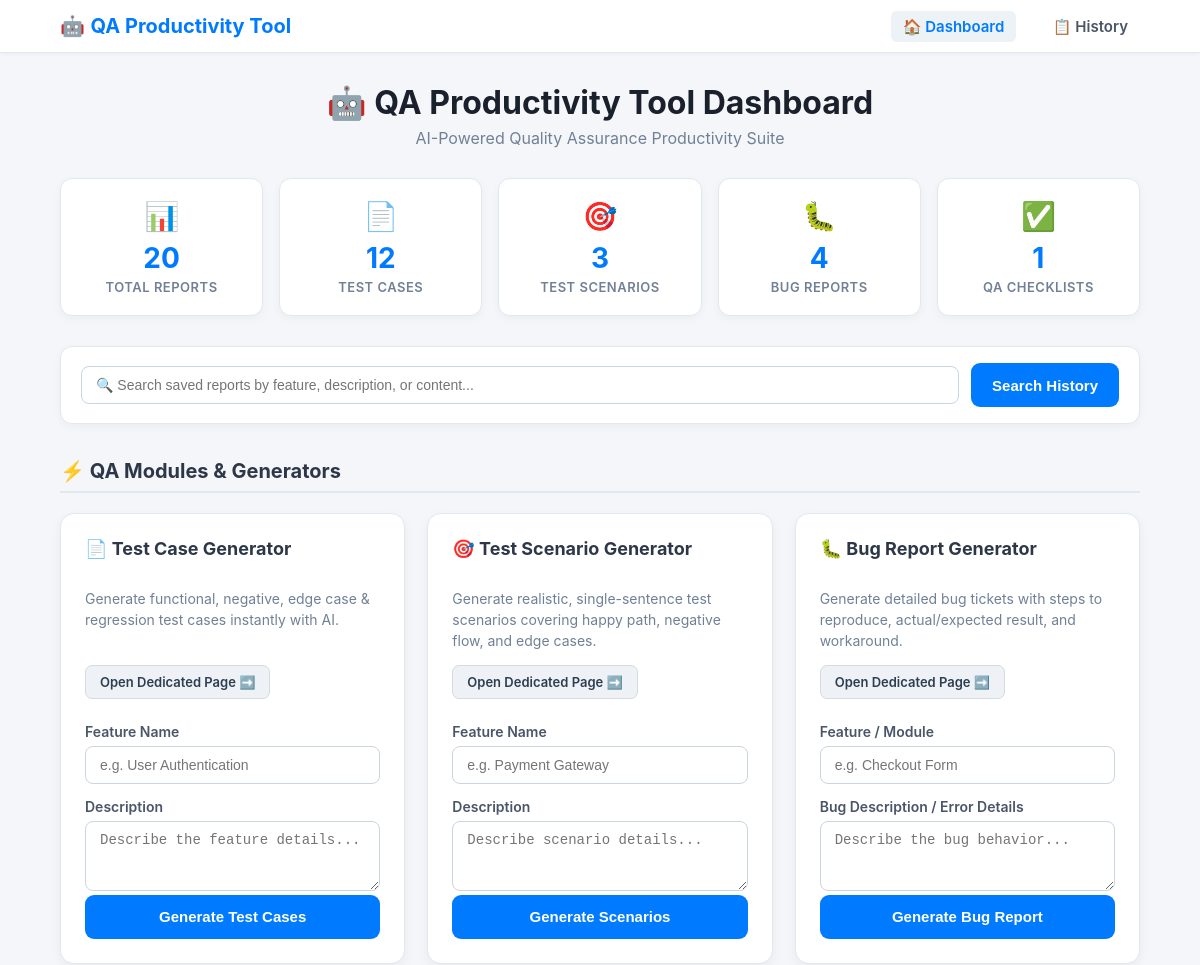
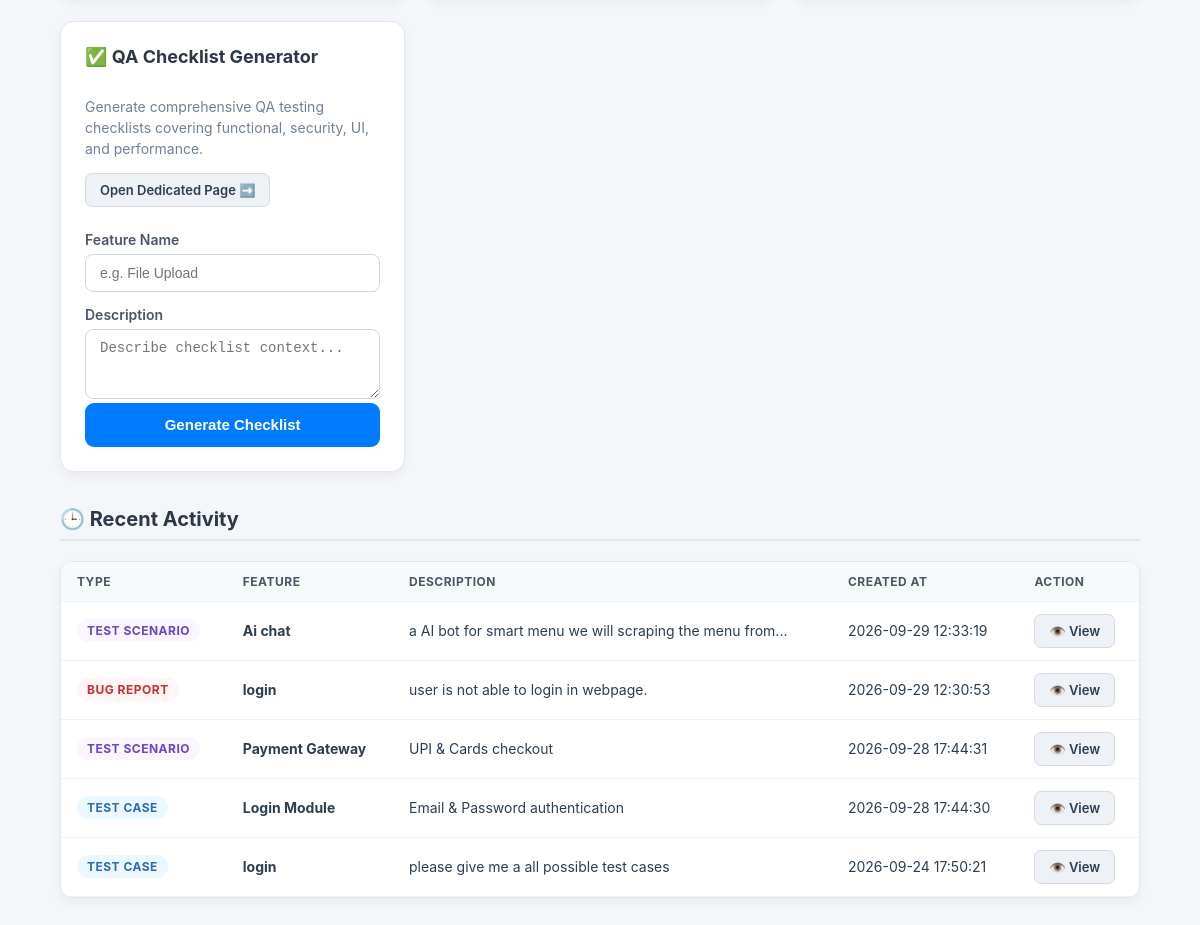
The page / on the database its author committed (2 pictures, top to bottom).
### tables this page shows
CREATE TABLE reports (
                id INTEGER PRIMARY KEY AUTOINCREMENT,
                type TEXT NOT NULL,
                feature TEXT NOT NULL,
                description TEXT NOT NULL,
                content TEXT,
                created_at TIMESTAMP DEFAULT CURRENT_TIMESTAMP
            );

### app.py (the view)
@app.route("/")
def home():
    conn = get_db()
    cursor = conn.cursor()
    cursor.execute("SELECT COUNT(*) FROM reports")
    total_reports = cursor.fetchone()[0]
    cursor.execute("SELECT COUNT(*) FROM reports WHERE type='Test Case'")
    test_cases_count = cursor.fetchone()[0]
    cursor.execute("SELECT COUNT(*) FROM reports WHERE type='Test Scenario'")
    scenarios_count = cursor.fetchone()[0]
    cursor.execute("SELECT COUNT(*) FROM reports WHERE type='Bug Report'")
    bugs_count = cursor.fetchone()[0]
    cursor.execute("SELECT COUNT(*) FROM reports WHERE type='QA Checklist'")
    checklists_count = cursor.fetchone()[0]
    cursor.execute("SELECT * FROM reports ORDER BY id DESC LIMIT 5")
    recent_reports = cursor.fetchall()
    conn.close()
    return render_template(
        "index.html",
        total_reports=total_reports,
        test_cases_count=test_cases_count,
        scenarios_count=scenarios_count,
        bugs_count=bugs_count,
        checklists_count=checklists_count,
        recent_reports=recent_reports,
        has_api_key=bool(os.getenv("GEMINI_API_KEY"))
    )

### app.py (called while the page is built, shortened)
def get_db():
    db_path = DATABASE
    conn = sqlite3.connect(db_path)
    conn.row_factory = sqlite3.Row
    return conn

### templates/index.html (shortened to what this page needs)
<!DOCTYPE html>
<html lang="en">
<head>
    <link rel="stylesheet" href="{{ url_for('static', filename='style.css') }}">
</head>
<body>
<header class="navbar">
    <div class="nav-container">
        <div class="logo">🤖 <strong>QA Productivity Tool</strong></div>
        <nav class="nav-links">
            <a href="/" class="active">🏠 Dashboard</a>
            <a href="/history">📋 History</a>
        </nav>
    </div>
</header>
<div class="container">
    <div class="header-section">
        <h1>🤖 QA Productivity Tool Dashboard</h1>
        <p class="subtitle">AI-Powered Quality Assurance Productivity Suite</p>
    </div>
    <div class="stats-grid">
        <div class="stat-card">
            <div class="stat-icon">📊</div>
            <div class="stat-number">{{ total_reports }}</div>
            <div class="stat-label">Total Reports</div>
        </div>
        <div class="stat-card">
            <div class="stat-icon">📄</div>
            <div class="stat-number">{{ test_cases_count }}</div>
            <div class="stat-label">Test Cases</div>
        </div>
        <div class="stat-card">
            <div class="stat-icon">🎯</div>
            <div class="stat-number">{{ scenarios_count }}</div>
            <div class="stat-label">Test Scenarios</div>
        </div>
        <div class="stat-card">
            <div class="stat-icon">🐛</div>
            <div class="stat-number">{{ bugs_count }}</div>
            <div class="stat-label">Bug Reports</div>
        </div>
        <div class="stat-card">
            <div class="stat-icon">✅</div>
            <div class="stat-number">{{ checklists_count }}</div>
            <div class="stat-label">QA Checklists</div>
        </div>
    </div>
    <div class="search-box-card">
        <form action="/search" method="GET" class="search-form">
            <input type="text" name="q" placeholder="🔍 Search saved reports by feature, description, or content..." required>
            <button type="submit" class="btn btn-primary">Search History</button>
        </form>
    </div>
    <h2 class="section-title">⚡ QA Modules & Generators</h2>
    <div class="card-container">
        <div class="card">
            <h2>📄 Test Case Generator</h2>
            <p>Generate functional, negative, edge case & regression test cases instantly with AI.</p>
            <div style="margin-bottom: 10px;">
                <a href="/testcase" class="btn btn-secondary btn-sm">Open Dedicated Page ➡️</a>
            </div>
            <form action="/generate" method="POST">
                <label>Feature Name</label>
                <input type="text" name="feature" placeholder="e.g. User Authentication" required>
                <label>Description</label>
                <textarea name="description" rows="3" placeholder="Describe the feature details..." required></textarea>
                <button type="submit" class="btn btn-primary btn-block">Generate Test Cases</button>
            </form>
        </div>
        <div class="card">
            <h2>🎯 Test Scenario Generator</h2>
            <p>Generate realistic, single-sentence test scenarios covering happy path, negative flow, and edge cases.</p>
            <div style="margin-bottom: 10px;">
                <a href="/scenario" class="btn btn-secondary btn-sm">Open Dedicated Page ➡️</a>
            </div>
            <form action="/generate_scenario" method="POST">
                <label>Feature Name</label>
                <input type="text" name="feature" placeholder="e.g. Payment Gateway" required>
                <label>Description</label>
                <textarea name="description" rows="3" placeholder="Describe scenario details..." required></textarea>
                <button type="submit" class="btn btn-primary btn-block">Generate Scenarios</button>
            </form>
        </div>
        <div class="card">
            <h2>🐛 Bug Report Generator</h2>
            <p>Generate detailed bug tickets with steps to reproduce, actual/expected result, and workaround.</p>
            <div style="margin-bottom: 10px;">
                <a href="/bug" class="btn btn-secondary btn-sm">Open Dedicated Page ➡️</a>
            </div>
            <form action="/generate_bug" method="POST">
                <label>Feature / Module</label>
                <input type="text" name="feature" placeholder="e.g. Checkout Form" required>
                <label>Bug Description / Error Details</label>
                <textarea name="description" rows="3" placeholder="Describe the bug behavior..." required></textarea>
                <button type="submit" class="btn btn-primary btn-block">Generate Bug Report</button>
            </form>
        </div>
        <div class="card">
            <h2>✅ QA Checklist Generator</h2>
            <p>Generate comprehensive QA testing checklists covering functional, security, UI, and performance.</p>
            <div style="margin-bottom: 10px;">
                <a href="/checklist" class="btn btn-secondary btn-sm">Open Dedicated Page ➡️</a>
            </div>
            <form action="/generate_checklist" method="POST">
                <label>Feature Name</label>
                <input type="text" name="feature" placeholder="e.g. File Upload" required>
                <label>Description</label>
                <textarea name="description" rows="3" placeholder="Describe checklist context..." required></textarea>
                <button type="submit" class="btn btn-primary btn-block">Generate Checklist</button>
            </form>
        </div>
    </div>
    {% if recent_reports %}
    <h2 class="section-title">🕒 Recent Activity</h2>
    <div class="table-container">
        <table class="data-table">
            <thead>
                <tr>
                    <th>Type</th>
                    <th>Feature</th>
                    <th>Description</th>
                    <th>Created At</th>
                    <th>Action</th>
                </tr>
            </thead>
            <tbody>
                {% for r in recent_reports %}
                <tr>
                    <td><span class="badge badge-{{ r.type|lower|replace(' ', '-') }}">{{ r.type }}</span></td>
                    <td><strong>{{ r.feature }}</strong></td>
                    <td>{{ r.description|truncate(60) }}</td>
                    <td>{{ r.created_at }}</td>
                    <td>
                        <a href="/view/{{ r.id }}" class="btn btn-secondary btn-sm">👁️ View</a>
                    </td>
                </tr>
                {% endfor %}
            </tbody>
        </table>
    </div>
    {% endif %}
</div>
</body>
</html>

### static/style.css (style rules this page uses)
body { margin: 0; padding: 0; background: #f4f6f9; font-family: -apple-system, BlinkMacSystemFont, "Segoe UI", Roboto, Helvetica, Arial, sans-serif; color: #2c3e50; }
.navbar { background: #ffffff; border-bottom: 1px solid #e2e8f0; padding: 14px 0; box-shadow: 0 2px 4px rgba(0,0,0,0.03); }
.nav-container { width: 90%; max-width: 1150px; margin: 0 auto; display: flex; justify-content: space-between; align-items: center; }
.logo { font-size: 20px; color: #007bff; }
.nav-links a { margin-left: 20px; text-decoration: none; color: #4a5568; font-weight: 600; font-size: 15px; padding: 6px 12px; border-radius: 6px; transition: all 0.2s ease; }
.nav-links a:hover, .nav-links a.active { background: #edf2f7; color: #007bff; }
.container { width: 90%; max-width: 1150px; margin: 30px auto 60px auto; }
.header-section { text-align: center; margin-bottom: 30px; }
h1 { color: #1a202c; margin-bottom: 6px; }
.subtitle { color: #718096; margin-top: 0; font-size: 16px; }
.stats-grid { display: grid; grid-template-columns: repeat(auto-fit, minmax(180px, 1fr)); gap: 16px; margin-bottom: 30px; }
.stat-card { background: #ffffff; border-radius: 12px; padding: 20px; text-align: center; box-shadow: 0 3px 10px rgba(0,0,0,0.04); border: 1px solid #e2e8f0; }
.stat-icon { font-size: 28px; margin-bottom: 8px; }
.stat-number { font-size: 28px; font-weight: 700; color: #007bff; }
.stat-label { font-size: 13px; color: #718096; margin-top: 4px; text-transform: uppercase; letter-spacing: 0.5px; font-weight: 600; }
.search-box-card { background: #ffffff; border-radius: 12px; padding: 16px 20px; box-shadow: 0 3px 10px rgba(0,0,0,0.04); border: 1px solid #e2e8f0; margin-bottom: 35px; }
.search-form { display: flex; gap: 12px; align-items: center; }
.search-form input { flex: 1; margin-top: 0; }
.search-form .btn { margin-top: 0; white-space: nowrap; }
.section-title { color: #2d3748; margin-top: 35px; margin-bottom: 20px; font-size: 20px; border-bottom: 2px solid #e2e8f0; padding-bottom: 8px; }
.card-container { display: grid; grid-template-columns: repeat(auto-fit, minmax(260px, 1fr)); gap: 22px; }
.card { background: #ffffff; border-radius: 14px; padding: 24px; box-shadow: 0 4px 12px rgba(0,0,0,0.05); border: 1px solid #e2e8f0; display: flex; flex-direction: column; }
.card h2 { color: #2d3748; margin-top: 0; font-size: 18px; }
.card p { color: #718096; font-size: 14px; line-height: 1.5; flex-grow: 1; }
label { display: block; margin-top: 14px; margin-bottom: 6px; font-weight: 600; font-size: 14px; color: #4a5568; }
input, textarea, select { width: 100%; padding: 10px 14px; box-sizing: border-box; border: 1px solid #cbd5e0; border-radius: 8px; font-size: 14px; transition: border-color 0.2s ease; background: #ffffff; }
textarea { resize: vertical; }
.btn { display: inline-flex; align-items: center; justify-content: center; min-height: 44px; padding: 0 20px; border-radius: 9px; border: 1px solid transparent; font-size: 15px; font-weight: 600; text-decoration: none; cursor: pointer; box-sizing: border-box; transition: all 0.2s ease; }
.btn-primary { background: #007bff; color: #ffffff; }
.btn-secondary { background: #eef1f5; color: #2c3e50; border-color: #d5dbe3; }
.btn-sm { min-height: 34px; padding: 0 14px; font-size: 13px; border-radius: 7px; }
.btn-block { display: flex; width: 100%; box-sizing: border-box; }
.badge { display: inline-block; padding: 4px 10px; border-radius: 20px; font-size: 12px; font-weight: 700; text-transform: uppercase; letter-spacing: 0.5px; }
.badge-test-case { background: #ebf8ff; color: #2b6cb0; }
.badge-test-scenario { background: #faf5ff; color: #6b46c1; }
.badge-bug-report { background: #fff5f5; color: #c53030; }
.table-container { background: #ffffff; border-radius: 12px; box-shadow: 0 4px 12px rgba(0,0,0,0.05); border: 1px solid #e2e8f0; overflow-x: auto; }
.data-table { width: 100%; border-collapse: collapse; }
.data-table th, .data-table td { padding: 12px 16px; text-align: left; border-bottom: 1px solid #edf2f7; font-size: 14px; }
.data-table th { background: #f7fafc; color: #4a5568; font-weight: 700; text-transform: uppercase; font-size: 12px; letter-spacing: 0.5px; }

### rows shown on the page
reports: type "TEST SCENARIO", feature "Ai chat", description "a AI bot for smart menu we will scraping the menu from...", created_at "2026-09-29 12:33:19"
reports: type "BUG REPORT", feature "login", description "user is not able to login in webpage.", created_at "2026-09-29 12:30:53"
reports: type "TEST SCENARIO", feature "Payment Gateway", description "UPI & Cards checkout", created_at "2026-09-28 17:44:31"
reports: type "TEST CASE", feature "Login Module", description "Email & Password authentication", created_at "2026-09-28 17:44:30"
reports: type "TEST CASE", feature "login", description "please give me a all possible test cases", created_at "2026-09-24 17:50:21"

### other values the page prints
{{ total_reports }} "20"
{{ test_cases_count }} "12"
{{ scenarios_count }} "3"
{{ bugs_count }} "4"
{{ checklists_count }} "1"
